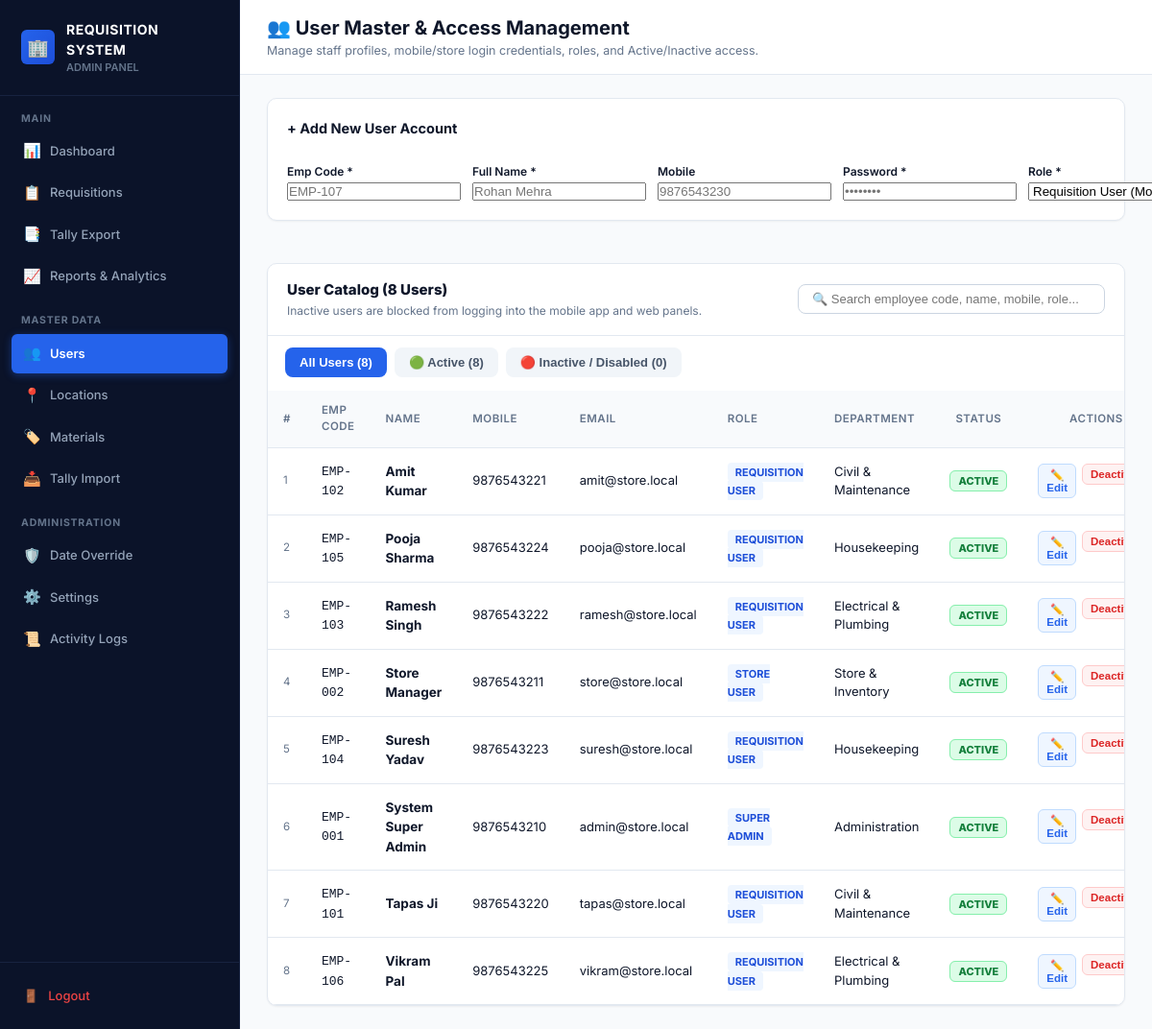
The page /admin/users.php (signed in) on the database its author committed.
### tables this page shows
CREATE TABLE IF NOT EXISTS users (
    id INT UNSIGNED AUTO_INCREMENT PRIMARY KEY,
    employee_code VARCHAR(50) NOT NULL UNIQUE,
    name VARCHAR(100) NOT NULL,
    mobile VARCHAR(15) NULL UNIQUE,
    email VARCHAR(100) NULL UNIQUE,
    password_hash VARCHAR(255) NOT NULL,
    role ENUM('SUPER_ADMIN', 'ADMIN', 'STORE_USER', 'REQUISITION_USER') NOT NULL DEFAULT 'REQUISITION_USER',
    department_id INT UNSIGNED NULL,
    status ENUM('ACTIVE', 'INACTIVE') NOT NULL DEFAULT 'ACTIVE',
    created_at TIMESTAMP DEFAULT CURRENT_TIMESTAMP,
    updated_at TIMESTAMP DEFAULT CURRENT_TIMESTAMP ON UPDATE CURRENT_TIMESTAMP,
    FOREIGN KEY (department_id) REFERENCES departments(id) ON DELETE SET NULL,
    INDEX idx_user_role_status (role, status),
    INDEX idx_user_mobile (mobile)
);

CREATE TABLE IF NOT EXISTS departments (
    id INT UNSIGNED AUTO_INCREMENT PRIMARY KEY,
    name VARCHAR(100) NOT NULL UNIQUE,
    status ENUM('ACTIVE', 'INACTIVE') NOT NULL DEFAULT 'ACTIVE',
    created_at TIMESTAMP DEFAULT CURRENT_TIMESTAMP,
    updated_at TIMESTAMP DEFAULT CURRENT_TIMESTAMP ON UPDATE CURRENT_TIMESTAMP
);

### core/Database.php (called while the page is built, shortened)
<?php
class Database {
    private static ?PDO $instance = null;
    public static function getConnection(): PDO {
        if (self::$instance === null) {
            $config = require __DIR__ . '/../config/database.php';
            $dsn = "mysql:host={$config['host']};port={$config['port']};dbname={$config['database']};charset={$config['charset']}";
            try {
                self::$instance = new PDO($dsn, $config['username'], $config['password'], $config['options']);
            } catch (PDOException $e) {
                error_log("Database Connection Failed: " . $e->getMessage());
                throw new Exception("Database connection could not be established. Please check server configuration.");
            }
        }
        return self::$instance;
    }
    public static function query(string $sql, array $params = []): array {
        $stmt = self::getConnection()->prepare($sql);
        $stmt->execute($params);
        return $stmt->fetchAll();
    }
    public static function queryOne(string $sql, array $params = []): ?array {
        $stmt = self::getConnection()->prepare($sql);
        $stmt->execute($params);
        $row = $stmt->fetch();
        return $row ?: null;
    }
}

### core/Auth.php (called while the page is built, shortened)
<?php
require_once __DIR__ . '/Database.php';
require_once __DIR__ . '/Session.php';
class Auth {
    private static ?array $currentUser = null;
    public static function user(): ?array {
        $sessionUserId = Session::get('user_id');
        if ($sessionUserId) {
            $sql = "SELECT u.*, d.name AS department_name
                    FROM users u
                    LEFT JOIN departments d ON u.department_id = d.id
                    WHERE u.id = :id AND u.status = 'ACTIVE'
                    LIMIT 1";
            $user = Database::queryOne($sql, [':id' => $sessionUserId]);
            if ($user) {
                unset($user['password_hash']);
                self::$currentUser = $user;
                return self::$currentUser;
            }
        }
        return null;
    }
}

### core/Session.php (called while the page is built, shortened)
<?php
class Session {
    public static function get(string $key, mixed $default = null): mixed {
        return $_SESSION[$key] ?? $default;
    }
}

### admin/users.php (the view, shortened to what this page needs)
<?php
require_once __DIR__ . '/../core/Database.php';
require_once __DIR__ . '/../core/Session.php';
require_once __DIR__ . '/../core/Auth.php';
$currentUser = Auth::user();
$users = Database::query("SELECT u.*, d.name AS department_name
                          FROM users u
                          LEFT JOIN departments d ON u.department_id = d.id
                          ORDER BY u.name ASC");
$totalCount = count($users);
$activeCount = count(array_filter($users, fn($u) => $u['status'] === 'ACTIVE'));
$inactiveCount = $totalCount - $activeCount;
?>
<!DOCTYPE html>
<html lang="en">
<head>
    <link rel="stylesheet" href="/assets/css/admin.css">
</head>
<body>
<div class="app-container">
    <?php require __DIR__ . '/includes/sidebar.php'; ?>
    <div class="main-wrapper">
        <header class="top-navbar">
            <div class="nav-title-block">
                <h1>👥 User Master & Access Management</h1>
                <p>Manage staff profiles, mobile/store login credentials, roles, and Active/Inactive access.</p>
            </div>
        </header>
        <main class="dashboard-content">
            <div class="card-box" style="margin-bottom: 20px;">
                <div class="card-box-header">
                    <span class="card-box-title">+ Add New User Account</span>
                </div>
                <form method="POST" style="display: grid; grid-template-columns: 1fr 1.5fr 1fr 1fr 1fr 1fr auto; gap: 12px; align-items: flex-end;">
                    <div class="form-group">
                        <label style="font-size: 12px; font-weight: 600;">Emp Code *</label>
                        <input type="text" name="employee_code" class="form-control" placeholder="EMP-107" required>
                    </div>
                    <div class="form-group">
                        <label style="font-size: 12px; font-weight: 600;">Full Name *</label>
                        <input type="text" name="name" class="form-control" placeholder="Rohan Mehra" required>
                    </div>
                    <div class="form-group">
                        <label style="font-size: 12px; font-weight: 600;">Mobile</label>
                        <input type="text" name="mobile" class="form-control" placeholder="9876543230">
                    </div>
                    <div class="form-group">
                        <label style="font-size: 12px; font-weight: 600;">Password *</label>
                        <input type="password" name="password" class="form-control" placeholder="••••••••" required>
                    </div>
                    <div class="form-group">
                        <label style="font-size: 12px; font-weight: 600;">Role *</label>
                        <select name="role" class="form-control" required>
                            <option value="REQUISITION_USER">Requisition User (Mobile)</option>
                        </select>
                    </div>
                </form>
            </div>
            <div class="table-card">
                <div class="table-header-bar" style="display: flex; justify-content: space-between; align-items: center; flex-wrap: wrap; gap: 12px;">
                    <div>
                        <span style="font-size: 15px; font-weight: 800;">User Catalog (<?= $totalCount ?> Users)</span>
                        <p style="font-size: 12px; color: var(--text-muted); margin: 2px 0 0 0;">
                            Inactive users are blocked from logging into the mobile app and web panels.
                        </p>
                    </div>
                    <input type="text" id="userSearch" placeholder="🔍 Search employee code, name, mobile, role..." onkeyup="filterUsers()" style="padding: 7px 14px; border-radius: 8px; border: 1px solid #cbd5e1; font-size: 13px; width: 320px;">
                </div>
                <div style="padding: 12px 18px 0 18px; background: #ffffff;">
                    <div class="filter-tab-bar">
                        <button type="button" class="tab-btn active" onclick="setTab('ALL', this)">All Users (<?= $totalCount ?>)</button>
                        <button type="button" class="tab-btn" onclick="setTab('ACTIVE', this)">🟢 Active (<?= $activeCount ?>)</button>
                        <button type="button" class="tab-btn" onclick="setTab('INACTIVE', this)">🔴 Inactive / Disabled (<?= $inactiveCount ?>)</button>
                    </div>
                </div>
                <div class="table-responsive">
                    <table class="admin-table" id="userTable">
                        <thead>
                            <tr style="background: #f8fafc;">
                                <th style="width: 45px;">#</th>
                                <th style="width: 110px;">Emp Code</th>
                                <th>Name</th>
                                <th>Mobile</th>
                                <th>Email</th>
                                <th>Role</th>
                                <th>Department</th>
                                <th style="width: 100px; text-align: center;">Status</th>
                                <th style="width: 180px; text-align: center;">Actions</th>
                            </tr>
                        </thead>
                        <tbody>
                            <?php foreach ($users as $idx => $u):
                                $isActive = ($u['status'] === 'ACTIVE');
                            ?>
                                <tr class="user-row" data-status="<?= $u['status'] ?>" data-search="<?= strtolower(htmlspecialchars($u['employee_code'] . ' ' . $u['name'] . ' ' . $u['mobile'] . ' ' . $u['role'] . ' ' . ($u['department_name'] ?? ''))) ?>">
                                    <td style="color: var(--text-muted); font-size: 11.5px;"><?= $idx + 1 ?></td>
                                    <td><code><?= htmlspecialchars($u['employee_code']) ?></code></td>
                                    <td><strong style="color: <?= $isActive ? '#0f172a' : '#94a3b8' ?>; font-size: 13.5px;"><?= htmlspecialchars($u['name']) ?></strong></td>
                                    <td><?= htmlspecialchars($u['mobile'] ?: '-') ?></td>
                                    <td><?= htmlspecialchars($u['email'] ?: '-') ?></td>
                                    <td>
                                        <span style="font-size: 11px; font-weight: 700; padding: 3px 8px; border-radius: 4px; background: #eff6ff; color: #1d4ed8;">
                                            <?= str_replace('_', ' ', $u['role']) ?>
                                        </span>
                                    </td>
                                    <td><?= htmlspecialchars($u['department_name'] ?? 'General') ?></td>
                                    <td style="text-align: center;">
                                        <?php if ($isActive): ?>
                                            <span style="font-size: 11px; font-weight: 800; padding: 3px 8px; border-radius: 6px; background: #dcfce7; color: #15803d; border: 1px solid #86efac;">
                                                ACTIVE
                                            </span>
                                        <?php else: ?>
                                            <span style="font-size: 11px; font-weight: 800; padding: 3px 8px; border-radius: 6px; background: #fee2e2; color: #b91c1c; border: 1px solid #fca5a5;">
                                                INACTIVE
                                            </span>
                                        <?php endif; ?>
                                    </td>
                                    <td style="text-align: center;">
                                        <div style="display: inline-flex; gap: 6px;">
                                            <button type="button" class="btn-action-sm btn-edit" onclick="openEditModal(<?= htmlspecialchars(json_encode($u)) ?>)">
                                                ✏️ Edit
                                            </button>
                                            <form method="POST" style="margin: 0;" onsubmit="return confirm('Kya aap is user account ko <?= $isActive ? 'DEACTIVATE' : 'ACTIVATE' ?> karna chahte hain?')">
                                                <?php if ($isActive): ?>
                                                    <button type="submit" class="btn-action-sm btn-deactivate" title="Block user login">
                                                        Deactivate
                                                    </button>
                                                <?php else: ?>
                                                    <button type="submit" class="btn-action-sm btn-activate" title="Allow user login">
                                                        Activate
                                                    </button>
                                                <?php endif; ?>
                                            </form>
                                        </div>
                                    </td>
                                </tr>
                            <?php endforeach; ?>
                        </tbody>
                    </table>
                </div>
            </div>
        </main>
    </div>
</div>
</body>
</html>

### assets/css/admin.css (style rules this page uses)
:root { --font-sans: 'Inter', -apple-system, BlinkMacSystemFont, 'Segoe UI', Roboto, sans-serif; --primary: #2563eb; --primary-hover: #1d4ed8; --primary-light: #eff6ff; --purple: #7c3aed; --purple-hover: #6d28d9; --purple-light: #f5f3ff; --sidebar-bg: #0b1329; --sidebar-hover: #172340; --sidebar-active: #2563eb; --sidebar-text: #94a3b8; --sidebar-text-bright: #ffffff; --sidebar-border: #172340; --bg-main: #f8fafc; --card-bg: #ffffff; --border-color: #e2e8f0; --text-main: #0f172a; --text-muted: #64748b; --text-subtle: #94a3b8; --shadow-sm: 0 1px 2px 0 rgba(0, 0, 0, 0.05); --shadow-md: 0 4px 6px -1px rgba(0, 0, 0, 0.07), 0 2px 4px -1px rgba(0, 0, 0, 0.04); --shadow-lg: 0 10px 15px -3px rgba(0, 0, 0, 0.08); --radius-sm: 6px; --radius-md: 10px; --radius-lg: 14px; --radius-full: 9999px; }
* { box-sizing: border-box; margin: 0; padding: 0; }
body { font-family: var(--font-sans); background-color: var(--bg-main); color: var(--text-main); font-size: 14px; line-height: 1.5; -webkit-font-smoothing: antialiased; }
.app-container { display: flex; min-height: 100vh; width: 100vw; }
.main-wrapper { flex: 1; display: flex; flex-direction: column; min-width: 0; overflow-y: auto; height: 100vh; }
.top-navbar { background-color: #ffffff; border-bottom: 1px solid var(--border-color); padding: 14px 28px; display: flex; align-items: center; justify-content: space-between; position: sticky; top: 0; z-index: 50; }
.nav-title-block h1 { font-size: 20px; font-weight: 700; color: var(--text-main); }
.nav-title-block p { font-size: 12.5px; color: var(--text-muted); }
.dashboard-content { padding: 24px 28px; display: flex; flex-direction: column; gap: 24px; }
.card-box { background: #ffffff; border: 1px solid var(--border-color); border-radius: var(--radius-md); box-shadow: var(--shadow-sm); padding: 20px; display: flex; flex-direction: column; }
.card-box-header { display: flex; align-items: center; justify-content: space-between; margin-bottom: 16px; }
.card-box-title { font-size: 14.5px; font-weight: 700; color: var(--text-main); }
.table-card { background: #ffffff; border: 1px solid var(--border-color); border-radius: var(--radius-md); box-shadow: var(--shadow-sm); overflow: hidden; }
.table-header-bar { padding: 16px 20px; display: flex; align-items: center; justify-content: space-between; border-bottom: 1px solid var(--border-color); }
.admin-table { width: 100%; border-collapse: collapse; font-size: 13px; text-align: left; }
.admin-table th { background-color: #f8fafc; color: var(--text-muted); font-weight: 600; font-size: 11.5px; text-transform: uppercase; letter-spacing: 0.5px; padding: 12px 16px; border-bottom: 1px solid var(--border-color); }
.admin-table td { padding: 14px 16px; border-bottom: 1px solid var(--border-color); vertical-align: middle; }

### admin/users.php (style rules this page uses)
.filter-tab-bar { display: flex; gap: 8px; margin-bottom: 14px; }
.tab-btn { padding: 7px 14px; border-radius: 8px; font-size: 13px; font-weight: 700; cursor: pointer; border: 1px solid transparent; background: #f1f5f9; color: #475569; transition: all 0.15s ease; }
.tab-btn.active { background: #2563eb; color: #ffffff; }
.btn-action-sm { padding: 4px 8px; font-size: 11.5px; font-weight: 700; border-radius: 6px; cursor: pointer; border: 1px solid transparent; display: inline-flex; align-items: center; gap: 4px; text-decoration: none; transition: all 0.15s ease; }
.btn-edit { background: #eff6ff; color: #2563eb; border-color: #bfdbfe; }
.btn-deactivate { background: #fef2f2; color: #dc2626; border-color: #fecaca; }

### rows shown on the page
users: employee_code "EMP-102", name "Amit Kumar", mobile "9876543221", email "amit@store.local", role "REQUISITION USER", department.name "Civil & Maintenance", status "ACTIVE"
users: employee_code "EMP-105", name "Pooja Sharma", mobile "9876543224", email "pooja@store.local", role "REQUISITION USER", department.name "Housekeeping", status "ACTIVE"
users: employee_code "EMP-103", name "Ramesh Singh", mobile "9876543222", email "ramesh@store.local", role "REQUISITION USER", department.name "Electrical & Plumbing", status "ACTIVE"
users: employee_code "EMP-002", name "Store Manager", mobile "9876543211", email "store@store.local", role "STORE USER", department.name "Store & Inventory", status "ACTIVE"
users: employee_code "EMP-104", name "Suresh Yadav", mobile "9876543223", email "suresh@store.local", role "REQUISITION USER", department.name "Housekeeping", status "ACTIVE"
users: employee_code "EMP-001", name "System Super Admin", mobile "9876543210", email "admin@store.local", role "SUPER ADMIN", department.name "Administration", status "ACTIVE"
users: employee_code "EMP-101", name "Tapas Ji", mobile "9876543220", email "tapas@store.local", role "REQUISITION USER", department.name "Civil & Maintenance", status "ACTIVE"
users: employee_code "EMP-106", name "Vikram Pal", mobile "9876543225", email "vikram@store.local", role "REQUISITION USER", department.name "Electrical & Plumbing", status "ACTIVE"

### other values the page prints
$totalCount "8"
$activeCount "8"
$inactiveCount "0"
